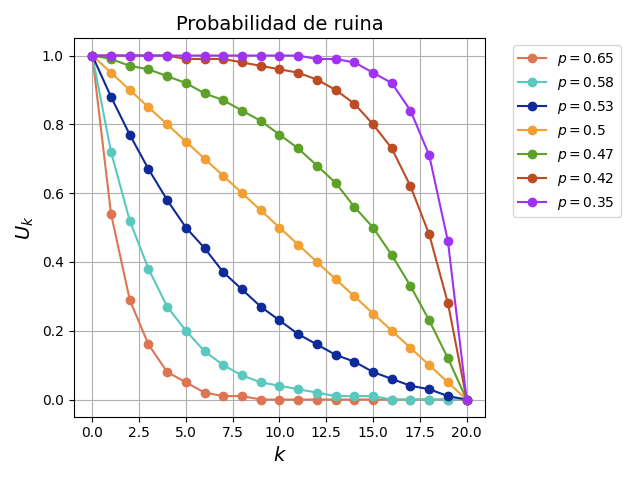

The Python source for this figure:
import matplotlib.pyplot as plt
import random

# Prepara datos que servirán para hacer los cálculos y mostrar las gráficas.
ks = [i for i in range(21)]
ps = [0.65, 0.58, 0.53, 0.5, 0.47, 0.42, 0.35]
axes = []
random.seed(1)

# Recorre cada una de las probabilidades para agregar su gráfica.
for p in ps:
    axes.append([])
    # Recorre las ks para hacer la sustitución de valores.
    for k in ks:
        q = 1 - p
        if p != 0.5:
            u_k = round(((q / p) ** k - (q / p) ** 20)/(1 - (q / p) ** 20), 2)
        else:
            u_k = round((20 - k)/(20), 2)
        axes[-1].append(u_k)

# Recorre los valores calculados para generar cada gráfica lintear.
for i in range(len(axes)):
    axe = axes[i]
    color = (random.random(), random.random(), random.random())
    line, = plt.plot(ks, axe, color=color, marker='o')
    line.set_label(f'$p={ps[i]}$')
    plt.legend(bbox_to_anchor=(1.05, 1.0), loc='upper left')

# Establece títulos generales y muestra la gráfica.
plt.title('Probabilidad de ruina', fontsize=14)
plt.ylabel('$U_k$', fontsize=14)
plt.xlabel('$k$', fontsize=14)
plt.tight_layout()
plt.grid(True)
plt.show()
